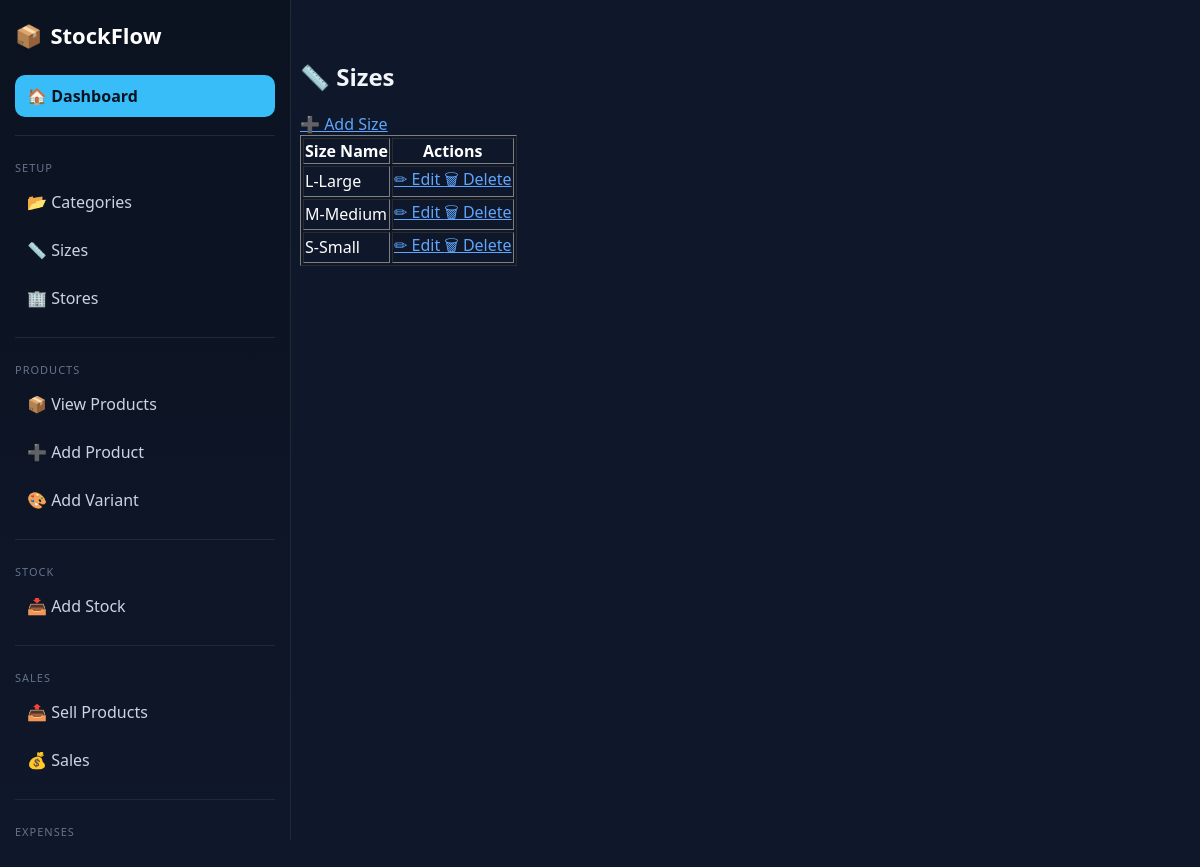
Screenshot of /inventory/sizes/ (signed in) with the database file from the repository.
### inventory/models.py (models this page shows, shortened)
class Size(models.Model):
    name = models.CharField(max_length=10)  # S, M, L, XL

### inventory/views.py (the view)
# urls.py: path('sizes/', views.size_list, name='size_list'),
@login_required
def size_list(request):
    sizes = Size.objects.all()
    return render(request, 'inventory/size_list.html', {
        'sizes': sizes
    })

### inventory/templates/inventory/size_list.html
{% extends 'base.html' %}
{% block content %}
<h2>📏 Sizes</h2>
<a href="{% url 'add_size' %}">
    ➕ Add Size
</a>
<table border="1">
    <tr>
        <th>Size Name</th>
        <th>Actions</th>
    </tr>
    {% for size in sizes %}
    <tr>
        <td>{{ size.name }}</td>
        <td>
            <a href="{% url 'edit_size' size.id %}">
                ✏ Edit
            </a>
            <a href="{% url 'delete_size' size.id %}">
                🗑 Delete
            </a>
        </td>
    </tr>
    {% endfor %}
</table>
{% endblock %}

### inventory/static/inventory/base.css (style rules this page uses)
body { margin: 0; font-family: 'Segoe UI', sans-serif; background: #0f172a; color: #fff; }
h1, h2, h3 { color: #f1f5f9; }
a { color: #60a5fa; }

### rows the page displays
Size: name "L-Large"
Size: name "M-Medium"
Size: name "S-Small"
